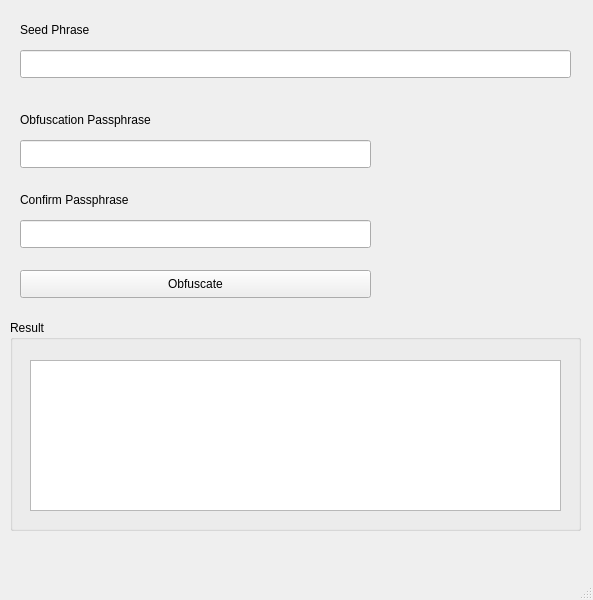
<?xml version="1.0" encoding="UTF-8"?>
<ui version="4.0">
 <class>MainWindow</class>
 <widget class="QMainWindow" name="MainWindow">
  <property name="geometry">
   <rect>
    <x>0</x>
    <y>0</y>
    <width>593</width>
    <height>600</height>
   </rect>
  </property>
  <property name="windowTitle">
   <string>Seed Obfuscator</string>
  </property>
  <widget class="QWidget" name="centralwidget">
   <widget class="QLineEdit" name="lnSeed">
    <property name="geometry">
     <rect>
      <x>20</x>
      <y>50</y>
      <width>551</width>
      <height>28</height>
     </rect>
    </property>
   </widget>
   <widget class="QLabel" name="lblSeed">
    <property name="geometry">
     <rect>
      <x>20</x>
      <y>20</y>
      <width>81</width>
      <height>20</height>
     </rect>
    </property>
    <property name="text">
     <string>Seed Phrase</string>
    </property>
   </widget>
   <widget class="QLineEdit" name="lnPassphrase">
    <property name="geometry">
     <rect>
      <x>20</x>
      <y>140</y>
      <width>351</width>
      <height>28</height>
     </rect>
    </property>
    <property name="echoMode">
     <enum>QLineEdit::Password</enum>
    </property>
   </widget>
   <widget class="QLabel" name="lblPassphrase">
    <property name="geometry">
     <rect>
      <x>20</x>
      <y>110</y>
      <width>151</width>
      <height>20</height>
     </rect>
    </property>
    <property name="text">
     <string>Obfuscation Passphrase</string>
    </property>
   </widget>
   <widget class="QLineEdit" name="lnConfirmPassphrase">
    <property name="geometry">
     <rect>
      <x>20</x>
      <y>220</y>
      <width>351</width>
      <height>28</height>
     </rect>
    </property>
    <property name="echoMode">
     <enum>QLineEdit::Password</enum>
    </property>
   </widget>
   <widget class="QLabel" name="lblConfirmPassphrase">
    <property name="geometry">
     <rect>
      <x>20</x>
      <y>190</y>
      <width>151</width>
      <height>20</height>
     </rect>
    </property>
    <property name="text">
     <string>Confirm Passphrase</string>
    </property>
   </widget>
   <widget class="QPushButton" name="btnObfuscate">
    <property name="geometry">
     <rect>
      <x>20</x>
      <y>270</y>
      <width>351</width>
      <height>28</height>
     </rect>
    </property>
    <property name="text">
     <string>Obfuscate</string>
    </property>
   </widget>
   <widget class="QGroupBox" name="grpResult">
    <property name="geometry">
     <rect>
      <x>10</x>
      <y>320</y>
      <width>571</width>
      <height>211</height>
     </rect>
    </property>
    <property name="title">
     <string>Result</string>
    </property>
    <widget class="QTextEdit" name="txtResult">
     <property name="geometry">
      <rect>
       <x>20</x>
       <y>40</y>
       <width>531</width>
       <height>151</height>
      </rect>
     </property>
     <property name="readOnly">
      <bool>true</bool>
     </property>
    </widget>
   </widget>
  </widget>
  <widget class="QMenuBar" name="menubar">
   <property name="geometry">
    <rect>
     <x>0</x>
     <y>0</y>
     <width>593</width>
     <height>25</height>
    </rect>
   </property>
  </widget>
  <widget class="QStatusBar" name="statusbar"/>
 </widget>
 <resources/>
 <connections/>
</ui>
